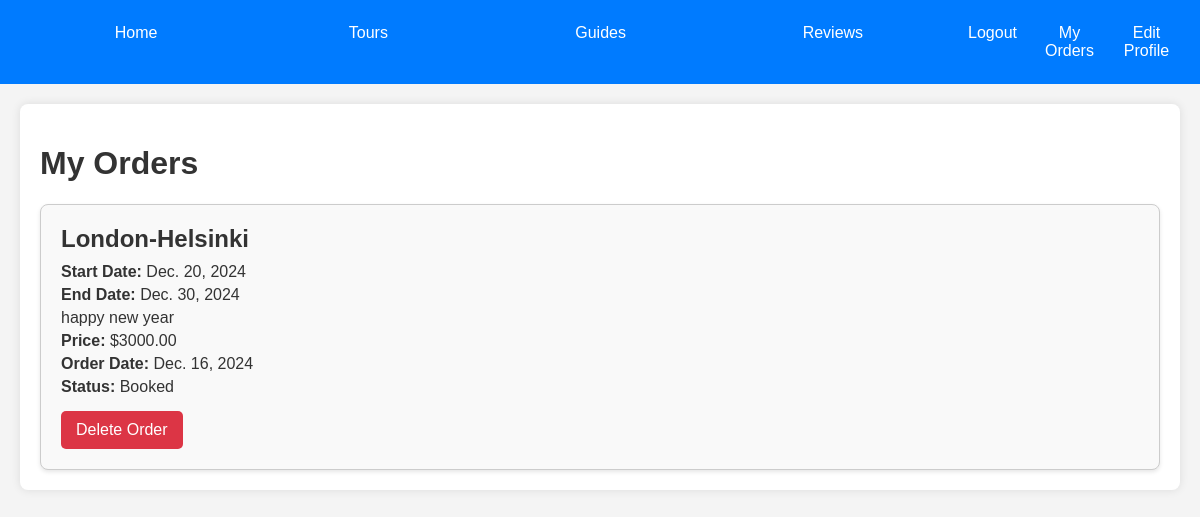
Page /tours/user_orders/ (signed in) on the earlier database version.
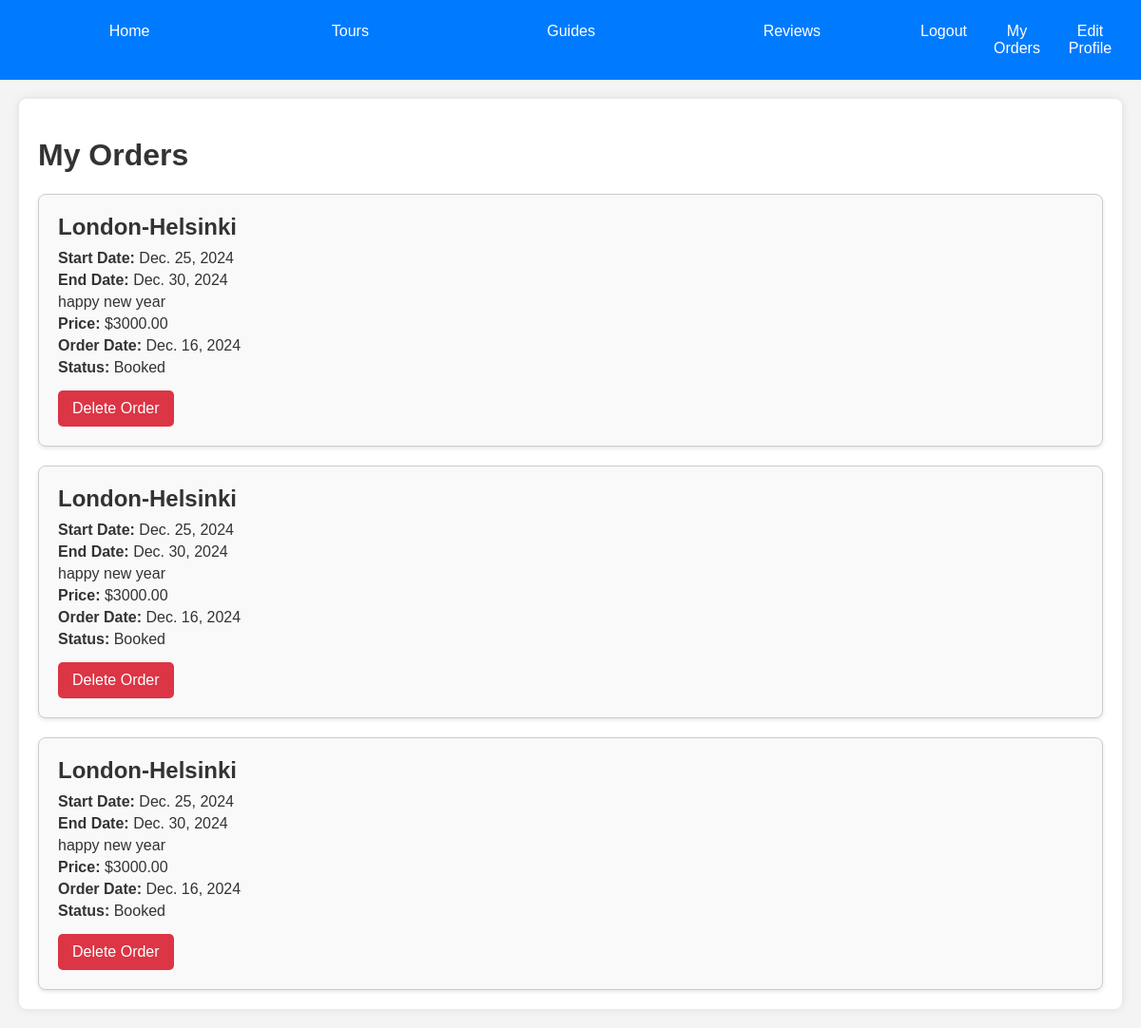
Same page on the later database version.
### tours/models.py (models this page shows, shortened)
class Order(models.Model):
    user = models.ForeignKey(User, on_delete=models.CASCADE, default=1)  # Убедитесь, что у вас есть пользователь с ID 1
    tour = models.ForeignKey(Tour, on_delete=models.CASCADE)
    date_of_booking = models.DateField(auto_now_add=True)
    status = models.CharField(max_length=50)

class Tour(models.Model):
    name_tour = models.CharField(max_length = 50)
    date_of_start = models.DateField(null = True, blank = True)
    date_of_end = models.DateField(null = True, blank = True)
    description = models.TextField()
    price = models.DecimalField(max_digits=10, decimal_places=2, null=True, blank=True)

### tours/views.py (the view)
# urls.py: path('user_orders/', views.user_orders, name='user_orders'),
@login_required
def user_orders(request):
    orders = Order.objects.filter(user=request.user)
    return render(request, 'users/user_orders.html', {'orders': orders})

### tours/templates/users/user_orders.html (shortened to what this page needs)
{% extends 'base.html' %}
{% block content %}
    <h1>My Orders</h1>
    <div class="order-list">
        {% for order in orders %}
            <div class="order-item">
                <h2>{{ order.tour.name_tour }}</h2>
                <p><strong>Start Date:</strong> {{ order.tour.date_of_start }}</p>
                <p><strong>End Date:</strong> {{ order.tour.date_of_end }}</p>
                <p>{{ order.tour.description }}</p>
                <p><strong>Price:</strong> ${{ order.tour.price }}</p>
                <p><strong>Order Date:</strong> {{ order.date_of_booking }}</p>
                <p><strong>Status:</strong> {{ order.status }}</p>
                <a href="{% url 'delete_order' order.id %}" class="button">Delete Order</a>
            </div>
        {% endfor %}
    </div>
{% endblock %}

Differences in the rows shown:
changed through a linked row, Order (number 1 of 3 on the later page): tour.date_of_start "Dec. 20, 2024" → "Dec. 25, 2024"
added Order: tour.name_tour "London-Helsinki", tour.date_of_start "Dec. 25, 2024", tour.date_of_end "Dec. 30, 2024", tour.description "happy new year", tour.price "3000.00", date_of_booking "Dec. 16, 2024", status "Booked"
added Order: tour.name_tour "London-Helsinki", tour.date_of_start "Dec. 25, 2024", tour.date_of_end "Dec. 30, 2024", tour.description "happy new year", tour.price "3000.00", date_of_booking "Dec. 16, 2024", status "Booked"
